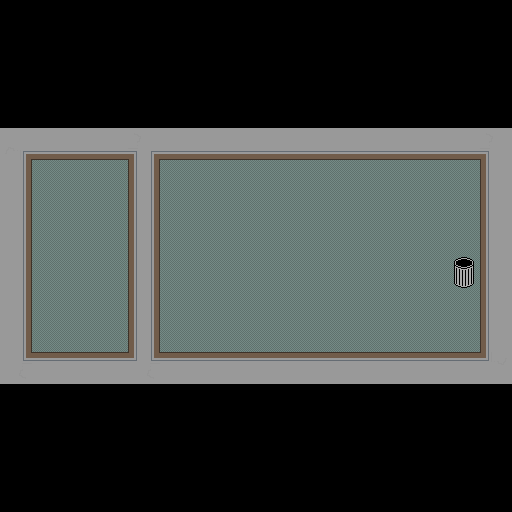

This is a level from a 2D game, rendered from its Tiled map with the project's own tilesets. A one-line summary and the complete map file follow:
An orthogonal 16x16 tile map with 32x32 px tiles, 2 tile layers (Tile Layer 1, Tile Layer 2), 2 tilesets and 6 objects.

<map version="1.0" orientation="orthogonal" renderorder="right-down" width="16" height="16" tilewidth="32" tileheight="32" nextobjectid="17">
 <tileset firstgid="1" name="image" tilewidth="32" tileheight="32" tilecount="256" columns="16">
  <image source="image.png" width="512" height="512" />
 </tileset>
 <tileset firstgid="257" name="oltile" tilewidth="32" tileheight="32" tilecount="28" columns="28">
  <image source="oltile.png" width="896" height="32" />
 </tileset>
 <layer name="Tile Layer 1" width="16" height="16">
  <data encoding="csv">
0,0,0,0,0,0,0,0,0,0,0,0,0,0,0,0,
0,0,0,0,0,0,0,0,0,0,0,0,0,0,0,0,
0,0,0,0,0,0,0,0,0,0,0,0,0,0,0,0,
0,0,0,0,0,0,0,0,0,0,0,0,0,0,0,0,
95,95,95,95,0,0,0,0,0,0,273,273,273,273,269,269,
269,273,273,273,273,273,273,273,273,273,273,273,273,273,273,275,
269,273,273,273,273,273,273,273,273,273,273,273,273,273,273,275,
269,273,273,273,273,273,273,273,273,273,273,273,273,273,273,275,
269,273,273,273,273,273,273,273,273,273,273,273,273,273,273,0,
269,273,273,273,273,273,273,273,273,273,273,273,273,273,273,275,
273,273,273,273,273,273,273,273,273,273,273,273,273,273,273,275,
0,269,269,269,0,0,0,0,0,273,0,0,0,269,269,0,
0,0,0,0,0,0,0,0,0,0,0,0,0,0,0,0,
0,0,0,0,0,0,0,0,0,0,0,0,0,0,0,0,
0,0,0,0,0,0,0,0,0,0,0,0,0,0,0,0,
0,0,0,0,0,0,0,0,0,0,0,0,0,0,0,0
</data>
 </layer>
 <objectgroup name="Object Layer 1">
  <object id="12" x="-4" y="128" width="514" height="20" />
  <object id="13" x="-6" y="128" width="40" height="256" />
  <object id="14" x="-2" y="354" width="512" height="32" />
  <object id="15" x="490" y="128" width="22" height="256" />
  <object id="16" x="128" y="130" width="30" height="254" />
 </objectgroup>
 <objectgroup name="Object Layer 2">
  <object id="11" x="452" y="260" width="26" height="26" />
 </objectgroup>
 <layer name="Tile Layer 2" width="16" height="16">
  <data encoding="csv">
0,0,0,0,0,0,0,0,0,0,0,0,0,0,0,0,
0,0,0,0,0,0,0,0,0,0,0,0,0,0,0,0,
0,0,0,0,0,0,0,0,0,0,0,0,0,0,0,0,
0,0,0,0,0,0,0,0,0,0,0,0,0,0,0,0,
270,274,274,274,279,274,274,274,274,274,274,274,274,274,274,269,
276,0,0,0,284,0,0,0,0,0,0,0,0,0,0,275,
276,0,0,0,284,0,0,0,0,0,0,0,0,0,0,275,
276,0,0,0,284,0,0,0,0,0,0,0,0,0,0,275,
276,0,0,0,284,0,0,0,0,0,0,0,0,0,278,275,
276,0,0,0,284,0,0,0,0,0,0,0,0,0,0,275,
276,0,0,0,284,0,0,0,0,0,0,0,0,0,0,275,
272,277,277,277,282,277,277,277,277,277,277,277,277,277,277,271,
0,0,0,0,0,0,0,0,0,0,0,0,0,0,0,0,
0,0,0,0,0,0,0,0,0,0,0,0,0,0,0,0,
0,0,0,0,0,0,0,0,0,0,0,0,0,0,0,0,
0,0,0,0,0,0,0,0,0,0,0,0,0,0,0,0
</data>
 </layer>
</map>
